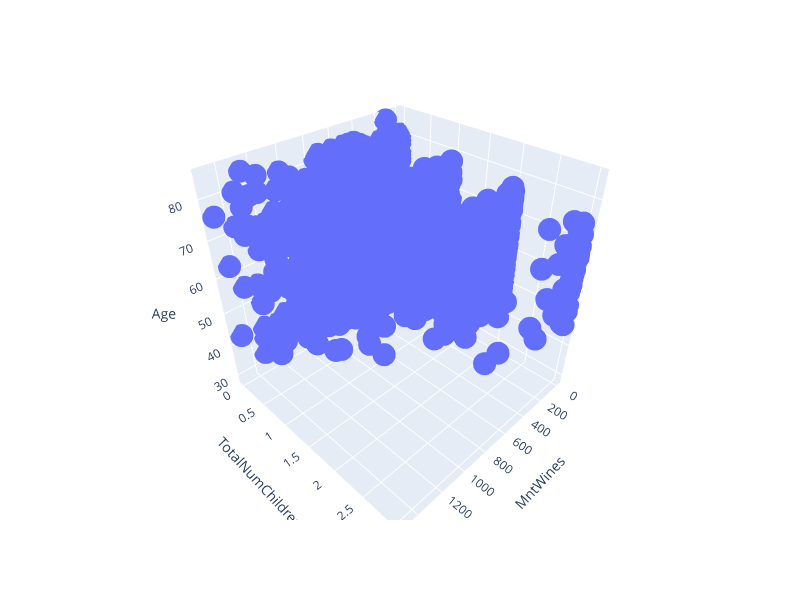

Notebook cell for this chart:
### Code cell
fig = px.scatter_3d(df, x='MntWines', y='TotalNumChildren', z='Age')
fig.update_layout(
    width=800,   # width in pixels
    height=600   # height in pixels
)
fig.show()

### Figure 1 — Plotly figure (JSON) as saved in the notebook; plotly's stock layout.template omitted (floating-point values rounded to 4 significant figures; data arrays with more than 128 entries replaced by an {"elided": "..."} marker saying what was removed)
{"data": [{"hovertemplate": "MntWines=%{x}<br>TotalNumChildren=%{y}<br>Age=%{z}<extra></extra>", "legendgroup": "", "marker": {"color": "#636efa", "symbol": "circle"}, "mode": "markers", "name": "", "scene": "scene", "showlegend": false, "type": "scatter3d", "x": {"elided": "2226 int values"}, "y": {"elided": "2226 int values"}, "z": {"elided": "2226 int values"}}], "layout": {"height": 600, "legend": {"tracegroupgap": 0}, "margin": {"t": 60}, "scene": {"domain": {"x": [0, 1], "y": [0, 1]}, "xaxis": {"title": {"text": "MntWines"}}, "yaxis": {"title": {"text": "TotalNumChildren"}}, "zaxis": {"title": {"text": "Age"}}}, "width": 800}}
